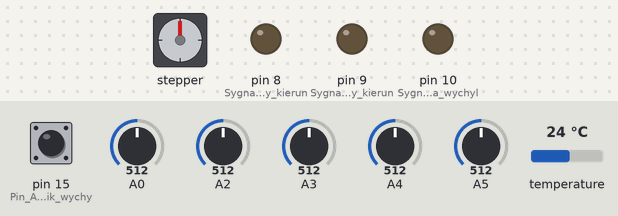
The sketch below on a simulated Arduino Uno, built with avr-gcc and run on an emulated ATmega328P. Shown: stepper motor, output pins drawn as LEDs (lit = HIGH). The test bench sets the inputs (shaded band); at power-on: A2 = 512, A3 = 512, A4 = 512, A5 = 512, A0 = 512, pin 15 (Pin_A1_jako_czujnik_wychy) HIGH, temperature 24 °C. Storage starts empty; stepper angles assume 500 steps per turn; what the sketch prints to the serial monitor is not drawn.

Above: at 4.3 s.
4.4 s: A2 set to 526
At 7.9 s:
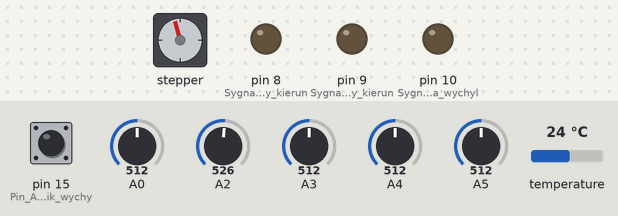
8.4 s: A3 set to 531
At 10.1 s:
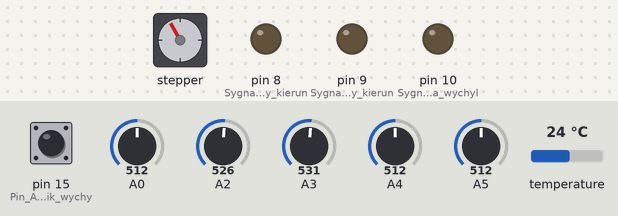
10.7 s: A4 set to 532
At 14.2 s:
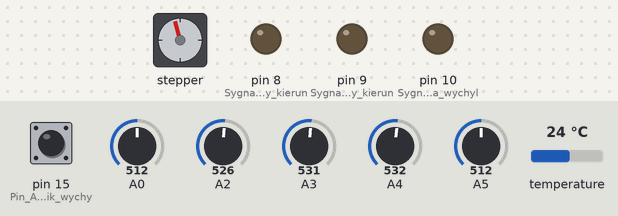
14.7 s: A5 set to 716
At 17.5 s:
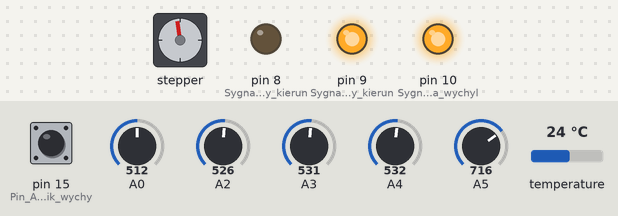
18.7 s: A2 set to 716
At 22.5 s:
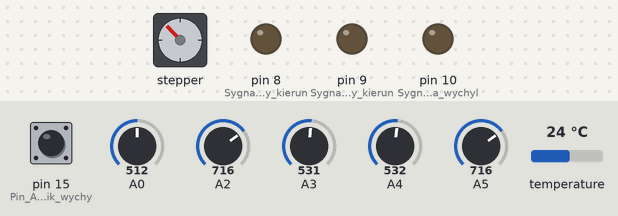
22.7 s: A4 set to 716
At 25.1 s:
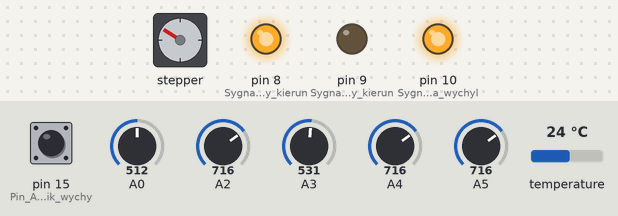
Timing chart, 0 to 30.2 s (numbered marks = the images above; inputs shaded):
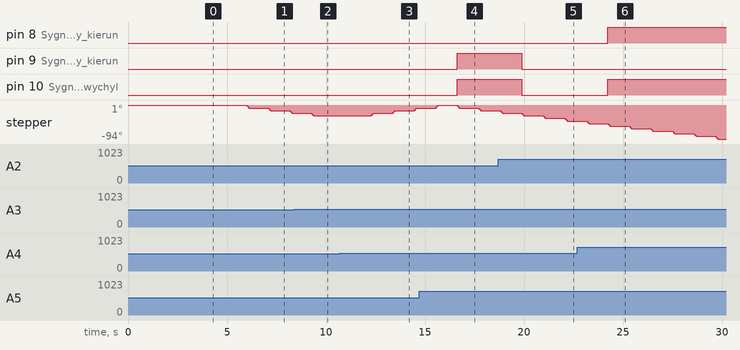

Measured:
- the behaviour switches between 525 and 526 on A2 (found by bisection; images 0 and 1)
- the behaviour switches between 513 and 514 on A3 (found by bisection; images 1 and 2)
- the behaviour switches between 520 and 521 on A4 (found by bisection; images 2 and 3)
- after the input at 8.4 s, stepper: goes on until 9.4 s, then stays -29°
- after the input at 14.7 s, pin 9 (Sygnał_1_sterujący_kierun), pin 10 (Sygnał_PWM_silnika_wychyl): LOW → HIGH after 1.9 s
- after the input at 18.7 s, pin 9 (Sygnał_1_sterujący_kierun), pin 10 (Sygnał_PWM_silnika_wychyl): HIGH → LOW after 1.2 s
- after the input at 22.7 s, pin 8 (Sygnał_2_sterujący_kierun), pin 10 (Sygnał_PWM_silnika_wychyl): LOW → HIGH after 1.5 s

The sketch:

Program.ino
```cpp
#include <Stepper.h>
#include <OneWire.h>
#include <DallasTemperature.h>
#include <SPI.h>
#include <SD.h>

#define szyna_one_wire 7

float Gora = 0;
float Dol = 0;
float Lewo = 0;
float Prawo = 0;
float Przelicznik = 5.0/1023.0;
float SredniaFoto = 0;
float Dzielnik = 0;
float Panel = 0;
float RoznicaGD = 0;
float RoznicaLP = 0;
float Temperatura = 0;
long Pomiar = 1;

const int krokiNaObrot = 500;

Stepper myStepper(krokiNaObrot, 2, 3, 5, 6);
OneWire oneWire(szyna_one_wire);
DallasTemperature czujnik(&oneWire);
File plikPomiarowy;

void setup(){
  Serial.begin(9600); //Rozpoczęcie transmisji z Serial Monitor'em
  myStepper.setSpeed(10); //Ustawienie szybkości silnika krokowego
  czujnik.begin(); //inicjalizacja szyny One_Wire
  pinMode(10, OUTPUT); //Sygnał PWM silnika wychylającego
  digitalWrite(10, LOW);
  pinMode(9, OUTPUT); //Sygnał 1 sterujący kierunkiem obrotów silnika wychylającego
  digitalWrite(9, LOW);
  pinMode(8, OUTPUT); //Sygnał 2 sterujący kierunkiem obrotów silnika wychylającego
  digitalWrite(8, LOW);
  pinMode(15, INPUT_PULLUP); //Pin A1 jako czujnik wychylenia granicznego (dół)
  //pinMode(0, INPUT_PULLUP); //Pin D0 jako czujnik wychylenia granicznego (góra)

  delay(3000);

  Serial.println("Inicjalizacja karty microSD...");
  while(!SD.begin(4)){
    Serial.println("Trwa inicjalizacja...");
    delay(500);
  }
  Serial.println("Inicjalizacja powiodla sie");

  plikPomiarowy = SD.open("pomiar.txt", FILE_WRITE); //otworzenie pliku tekstowego
  if(plikPomiarowy){ //Rozpoczęcie zapisu pomiarów
    Serial.println("Seria pomiarowa: 5");
    plikPomiarowy.println("Seria pomiarowa: 5 (obracanie, wychylanie)");
    Serial.println("Data: 20.10.2021, Godzina poczatkowa: --:--, Godzina koncowa: --:--");
    plikPomiarowy.println("Opis serii pomiarowej: Małe zachmurzenie, obracanie wychylanie");
    plikPomiarowy.println("Data: 20.10.2021, Godzina poczatkowa: --:--, Godzina koncowa: --:--");
    plikPomiarowy.println("Pogoda: ");
    plikPomiarowy.println("Pomiar,Czas w ms, Dzielnik, Panel, Temperatura, SredniaFoto");
    plikPomiarowy.close();
  }else
    Serial.println("Nie udalo sie otworzyc pliku pomiar.txt");
}

void pomiar(){
  Gora = (analogRead(A2)+analogRead(A4))/2*Przelicznik; //średnia wartość spadków napięcia na fotorezystorach górnych
  Dol = (analogRead(A3)+analogRead(A5))/2*Przelicznik; //średnia wartość spadków napięcia na fotorezystorach dolnych
  Lewo = (analogRead(A3)+analogRead(A4))/2*Przelicznik; //średnia wartość spadków napięcia na fotorezystorach prawych
  Prawo = (analogRead(A2)+analogRead(A5))/2*Przelicznik; //średnia wartość spadków napięcia na fotorezystorach lewych
  SredniaFoto = (Gora+Dol+Lewo+Prawo)/4.0; //średnia wartość spadków napięć na wszystkich fotorezystorach
  RoznicaGD=abs(Gora-Dol); //różnica średnich spadków napięć dolnych i górnych
  RoznicaLP=abs(Lewo-Prawo); //różnica średnich spadków napięć lewych i prawych
  Dzielnik = analogRead(A0)*Przelicznik; //spadek napięcia na rezystorze 1M w dzielniku napięcia
  Panel = Dzielnik*3.00; //przeliczenie spadku napięcia Dzielnik na napięcie na panelu fotowoltaicznym
  czujnik.requestTemperatures(); // wysłanie komendy w celu zmierzenia temperatury
  Temperatura=czujnik.getTempCByIndex(0); //odczytanie temperatury
}

void zapis(){
  SD.begin(4);
  delay(50);
  plikPomiarowy = SD.open("pomiar.txt", FILE_WRITE); //otworzenie pliku tekstowego
  delay(50);
  if(plikPomiarowy){
    plikPomiarowy.print(Pomiar);
    plikPomiarowy.print(",");
    plikPomiarowy.print(millis());
    plikPomiarowy.print(",");
    //plikPomiarowy.print(Dzielnik);
    //plikPomiarowy.print(",");
    //plikPomiarowy.print(Panel);
    //plikPomiarowy.print(",");
    plikPomiarowy.print(Temperatura);
    plikPomiarowy.print(",");
    plikPomiarowy.println(SredniaFoto);
    plikPomiarowy.close();
  }else
    Serial.println("Nie udalo sie otworzyc pliku pomiar.txt");
}

void wyswietlenie(){
  Serial.print("Pomiar: ");
  Serial.print(Pomiar); //wyświetlenie numeru Pomiaru od początku działania systemu
  Serial.print("\t");

  Serial.print("Aktualny czas [ms]: ");
  Serial.print(millis()); //wyświetlenie aktualnego czasu w ms
  Serial.print("\t");

  Serial.print("Góra: ");
  Serial.print(Gora); //wyświetlenie wartości średniej spadków napięć na fotorezystorach górnych
  Serial.print("\t");

  Serial.print("Dół: ");
  Serial.print(Dol); //wyświetlenie wartości średniej spadków napięć na fotorezystorach dolnych
  Serial.print("\t");

  Serial.print("Lewo: ");
  Serial.print(Lewo); //wyświetlenie wartości średniej spadków napięć na fotorezystorach lewych
  Serial.print("\t");

  Serial.print("Prawo: ");
  Serial.print(Prawo); //wyświetlenie wartości średniej spadków napięć na fotorezystorach prawych
  Serial.print("\t");

  Serial.print("Dzielnik: ");
  Serial.print(Dzielnik); //wyświetlenie wartości spadku napięcia na rezystorze 1M w dzielniku napięcia
  Serial.print("\t");

  Serial.print("Panel: ");
  Serial.print(Panel); //wyświetlenie wartości napięcia na panelu fotowoltaicznym
  Serial.print("\t");

  Serial.print("Temperatura: ");
  Serial.println(Temperatura); //wyświetlenie temperatury panelu fotowoltaicznego
}

void ruch(){

  if(RoznicaGD > 0.04){ //sprawdzenie czy występuje różnica między spadkiem napięć na fotorezystorach górnych i dolnych
    if(Gora>Dol){ //sprawdzenie gdzie jest większa średnia wartość spadków napięcia (góra czy dół)
      if(digitalRead(15) == HIGH){ //Sprawdzenie czy mechanizm śrubowy nie osiągnął położenia skrajnego
        digitalWrite(10, HIGH);
        digitalWrite(9, LOW);
        digitalWrite(8, HIGH); //Silnik wychylający - obroty w pierwszym kierunku
      }else{
        digitalWrite(10, LOW);
        digitalWrite(9, LOW);
        digitalWrite(8, LOW);
      }
    }else{
        digitalWrite(10, HIGH);
        digitalWrite(9, HIGH);
        digitalWrite(8, LOW); //Silnik wychylający - obroty w drugim kierunku
    }
  }else{
    digitalWrite(10, LOW); //Zatrzymanie silnika wychylającego
    digitalWrite(9, LOW);
    digitalWrite(8, LOW);
  }


  if(RoznicaLP > 0.03) //sprawdzenie czy występuje różnica między spadkiem napięć na fotorezystorach lewych i prawych
    if(Lewo<Prawo) //sprawdzenie gdzie jest większa średnia wartość spadków napięcia (lewo czy prawo)
      myStepper.step(-10); //ruch silnika krokowego w jednym kierunku
    else
      myStepper.step(10); //ruch silnika krokowego w drugim kierunku
}

void loop(){
  pomiar();
  //delay(50);
  zapis();
  //delay(50);
  wyswietlenie();
  Pomiar=Pomiar+1;
  //delay(50);
  ruch();
  //delay(500);
}
```
